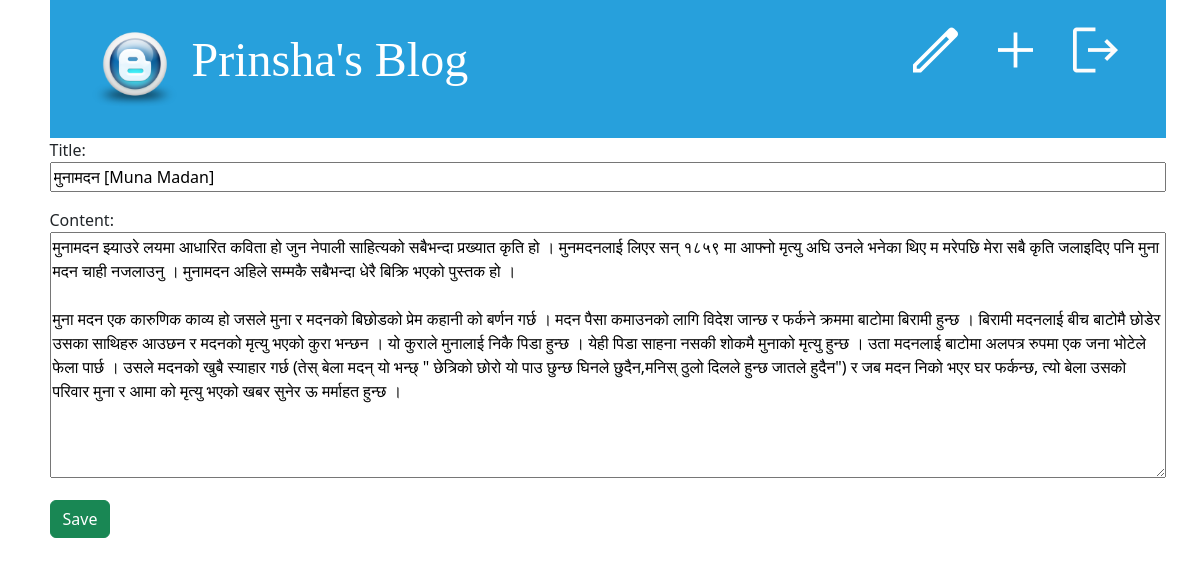
Screenshot of /post-update/4/ (signed in) with the database file from the repository.
### blog_app/models.py (models this page shows, shortened)
class Post(models.Model):
    title = models.CharField(max_length=256)
    content = models.TextField()
    author =models.ForeignKey("auth.User",on_delete=models.CASCADE)
    created_at = models.DateTimeField(auto_now_add=True)
    updated_at= models.DateTimeField(auto_now=True)
    published_at= models.DateTimeField(null=True,blank=True)

### blog_app/views.py (the view, shortened to what this page needs)
# urls.py: path("post-update/<int:pk>/", views.PostUpdateView.as_view(), name="post-update"),
class PostUpdateView(LoginRequiredMixin, UpdateView):
    model = Post
    template_name = "post_create.html"
    form_class = PostForm

### blog_app/forms.py
class PostForm(forms.ModelForm):
    class Meta:
        model=Post
        fields=["title","content"]

### templates/post_create.html (shortened to what this page needs)
{% extends "base.html" %}
{% block content %}
<form action="" method="post" class="post-form">
    {{ form.as_p }}
    <button type="submit" class="btn btn-success">Save</button>
</form>
{% endblock content %}

### static/css/blog.css (style rules this page uses)
body { padding-left: 15px; }
.post-form textarea, .post-form input { width: 100%; }

### rows the page displays
Post: title "मुनामदन [Muna Madan]", content "मुनामदन झ्याउरे लयमा आधारित कविता हो जुन नेपाली साहित्यको सबैभन्दा प्रख्यात कृति हो । मुनमदनलाई लिएर सन् १८५९ मा आफ्नो मृत्यु अघि उनले भनेका थिए म मरेपछि मेरा सबै कृति जलाइदिए पनि मुना मदन चाही नजलाउनु । मुनामदन अहिले सम्मकै सबैभन्दा धेरै बिक्रि भएको पुस्तक हो । मुना मदन एक कारुणिक काव्य हो जसले मुना र मदनको बिछोडको प्रेम कहानी को बर्णन गर्छ । मदन पैसा कमाउनको लागि विदेश जान्छ र फर्कने क्रममा बाटोमा बिरामी हुन्छ । बिरामी मदनलाई बीच बाटोमै छोडेर उसका साथिहरु आउछन र मदनको मृत्यु भएको कुरा भन्छन । यो कुराले मुनालाई निकै पिडा हुन्छ । येही पिडा साहना नसकी शोकमै मुनाको मृत्यु हुन्छ । उता मदनलाई बाटोमा अलपत्र रुपमा एक जना भोटेले फेला पार्छ । उसले मदनको खुबै स्याहार गर्छ (तेस् बेला मदन् यो भन्छ् \"…"
